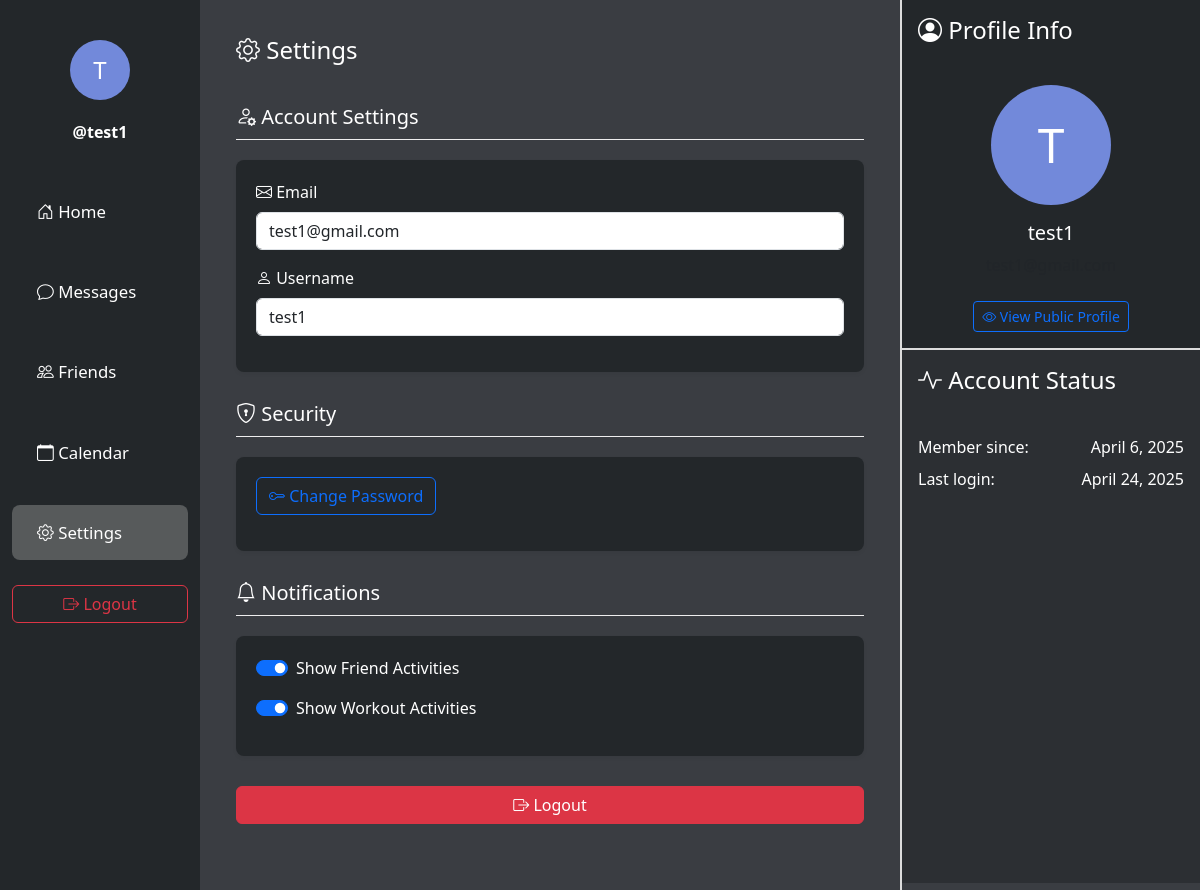
The app's page /settings/ (signed in) with its own data.
### main/models.py (models this page shows)
class User(AbstractUser):
    name = models.CharField(max_length=200, null=True)
    email = models.EmailField(unique=True, null=True)
    bio = models.TextField(null=True)
    avatar = models.ImageField(null=True, default="avatar.svg")
    profile_picture = models.ImageField(upload_to='profile_images/', null=True, blank=True)
    groups = models.ManyToManyField(
        'auth.Group',
        related_name='main_user_set',
        blank=True,
        help_text='The groups this user belongs to.',
        verbose_name='groups',
    )
    user_permissions = models.ManyToManyField(
        'auth.Permission',
        related_name='main_user_set',
        blank=True,
        help_text='Specific permissions for this user.',
        verbose_name='user permissions',
    )
    USERNAME_FIELD = 'email'
    REQUIRED_FIELDS = ['username']  # Username is required for AbstractUser
    class Meta:
        app_label = 'main'
        db_table = 'main_user'

### main/views.py (the view, shortened to what this page needs)
# urls.py: path('settings/', views.settings, name='settings'),
@login_required(login_url='login')
def settings(request):
    return render(request, 'settings.html')

### templates/settings.html (shortened to what this page needs)
<!DOCTYPE html>
<html lang="en">
<head>
    <link href="https://cdn.jsdelivr.net/npm/bootstrap@5.3.0/dist/css/bootstrap.min.css" rel="stylesheet">
    <link rel="stylesheet" href="https://cdn.jsdelivr.net/npm/bootstrap-icons@1.10.0/font/bootstrap-icons.css">
</head>
<body>
    <div class="container-fluid">
        <div class="row">
            <div class="col-2">
                {% include 'partials/sidebar.html' %}
            </div>
            <div class="col-7 center-column">
                <h4 class="p-3"><i class="bi bi-gear"></i> Settings</h4>
                <div class="p-3">
                    <div class="settings-section">
                        <h5><i class="bi bi-person-gear"></i> Account Settings</h5>
                        <div class="settings-card">
                            <div class="mb-3">
                                <label class="form-label"><i class="bi bi-envelope"></i> Email</label>
                                <input type="email" class="form-control" value="{{ user.email }}" readonly>
                            </div>
                            <div class="mb-3">
                                <label class="form-label"><i class="bi bi-person"></i> Username</label>
                                <input type="text" class="form-control" value="{{ user.username }}" readonly>
                            </div>
                        </div>
                    </div>
                    <div class="settings-section">
                        <h5><i class="bi bi-shield-lock"></i> Security</h5>
                        <div class="settings-card">
                            <a href="#" class="btn btn-outline-primary mb-3" data-bs-toggle="modal" data-bs-target="#changePasswordModal">
                                <i class="bi bi-key"></i> Change Password
                            </a>
                        </div>
                    </div>
                    <div class="settings-section">
                        <h5><i class="bi bi-bell"></i> Notifications</h5>
                        <div class="settings-card">
                            <div class="form-check form-switch mb-3">
                                <input class="form-check-input" type="checkbox" id="friendActivities" checked>
                                <label class="form-check-label" for="friendActivities">Show Friend Activities</label>
                            </div>
                            <div class="form-check form-switch mb-3">
                                <input class="form-check-input" type="checkbox" id="workoutActivities" checked>
                                <label class="form-check-label" for="workoutActivities">Show Workout Activities</label>
                            </div>
                        </div>
                    </div>
                    <div class="settings-section">
                        <div class="d-grid">
                            <a href="{% url 'logout' %}" class="btn btn-danger">
                                <i class="bi bi-box-arrow-right"></i> Logout
                            </a>
                        </div>
                    </div>
                </div>
            </div>
            <div class="col-3 right-column">
                <div class="right-top">
                    <h4 class="p-3"><i class="bi bi-person-circle"></i> Profile Info</h4>
                    <div class="p-3 text-center">
                        {% if user.profile_picture %}
                            <img src="{{ user.profile_picture.url }}" alt="Profile Picture" class="img-thumbnail mb-3" style="width: 120px; height: 120px; object-fit: cover; border-radius: 50%;">
                        {% else %}
                            <div class="profile-circle mx-auto mb-3" style="width: 120px; height: 120px; font-size: 3rem;">
                                {{ user.username.0|upper }}
                            </div>
                        {% endif %}
                        <h5>{{ user.username }}</h5>
                        <p class="text-muted">{{ user.email }}</p>
                        <a href="{% url 'profile' username=user.username %}" class="btn btn-outline-primary btn-sm mt-2">
                            <i class="bi bi-eye"></i> View Public Profile
                        </a>
                    </div>
                </div>
                <div class="right-bottom">
                    <h4 class="p-3"><i class="bi bi-activity"></i> Account Status</h4>
                    <div class="p-3">
                        <div class="d-flex justify-content-between mb-2">
                            <span>Member since:</span>
                            <span>{{ user.date_joined|date:"F j, Y" }}</span>
                        </div>
                        <div class="d-flex justify-content-between mb-2">
                            <span>Last login:</span>
                            <span>{{ user.last_login|date:"F j, Y" }}</span>
                        </div>
                    </div>
                </div>
            </div>
        </div>
    </div>
</body>
</html>

### templates/partials/sidebar.html (shortened to what this page needs)
    {% if user.is_authenticated %}
        <div class="profile-section text-center">
            {% if user.profile_picture %}
                <img src="{{ user.profile_picture.url }}" alt="{{ user.username }}" class="profile-picture" style="width: 60px; height: 60px; border-radius: 50%; object-fit: cover;">
            {% else %}
                <div class="profile-circle">
                    <a href="{% url 'profile' user.username %}">{{ user.username.0|upper }}</a>
                </div>
            {% endif %}
            <div class="username-section fw-semibold"><a href="{% url 'profile' user.username %}">@{{ user.username }}</a></div>
        </div>
        <ul class="nav flex-column">
            <li class="nav-item">
                <a href="{% url 'index' %}" class="nav-link {% if request.path == '/' %}active{% endif %}">
                    <i class="bi bi-house-door"></i> Home
                </a>
            </li>
            <li class="nav-item">
                <a href="{% url 'inbox' %}" class="nav-link {% if 'inbox' in request.path or 'conversation' in request.path %}active{% endif %}">
                    <i class="bi bi-chat"></i> Messages
                </a>
            </li>
            <li class="nav-item">
                <a href="{% url 'friend_list' %}" class="nav-link {% if 'friends' in request.path %}active{% endif %}">
                    <i class="bi bi-people"></i> Friends
                </a>
            </li>
            <li class="nav-item">
                <a href="{% url 'calendar' %}" class="nav-link {% if 'calendar' in request.path %}active{% endif %}">
                    <i class="bi bi-calendar"></i> Calendar
                </a>
            </li>
            <li class="nav-item">
                <a href="{% url 'settings' %}" class="nav-link {% if 'settings' in request.path %}active{% endif %}">
                    <i class="bi bi-gear"></i> Settings
                </a>
            </li>
        </ul>
        <div class="logout-button text-center">
            <a href="{% url 'logout' %}" class="btn btn-outline-danger w-100">
                <i class="bi bi-box-arrow-right"></i> Logout
            </a>
        </div>
    {% endif %}

### templates/settings.html (style rules this page uses)
body { background-color: #2C2F33; color: #ffffff; }
.center-column { background-color: #3A3D42; color: #ffffff; min-height: 100vh; padding: 20px; }
.right-column { background-color: #3A3D42; color: #ffffff; min-height: 100vh; border-left: 2px solid #ddd; padding: 0; }
.right-top { background-color: #23272A; color: #ffffff; min-height: 33.33vh; border-bottom: 2px solid #ddd; }
.right-bottom { background-color: #2C2F33; color: #ffffff; min-height: 66.67vh; }
.profile-circle { background-color: #007bff; color: white; border-radius: 50%; display: flex; align-items: center; justify-content: center; }
.settings-card { background-color: #23272A; color: #ffffff; border-radius: 8px; padding: 20px; margin-bottom: 20px; box-shadow: 0 2px 4px rgba(0,0,0,0.05); }
.settings-section { margin-bottom: 30px; }
.settings-section h5 { border-bottom: 1px solid #eee; padding-bottom: 10px; margin-bottom: 20px; }

### templates/partials/sidebar.html (style rules this page uses)
body { background-color: #23272A; }
.nav-link { color: #ffffff; padding: 15px 25px; display: block; transition: background-color 0.2s, color 0.2s; margin-bottom: 25px; border-radius: 8px; font-size: 1.2rem; }
.nav-link.active { background-color: #575a5b; color: #ffffff; }
.nav-link { font-size: calc(1.2rem - 0.2vw); }
.profile-circle { background-color: #7289DA; color: white; border-radius: 50%; display: flex; align-items: center; justify-content: center; font-size: 1.5rem; width: 60px; height: 60px; margin: 0 auto; }
.profile-circle a { color: white; text-decoration: none; }
.profile-section { margin-top: 40px; margin-bottom: 40px; }
.username-section { margin-top: 20px; }
.username-section a { color: white; text-decoration: none; }

### records on screen
User: username.0 "T", username "test1", email "test1@gmail.com", date_joined "April 6, 2025", last_login "April 24, 2025"
